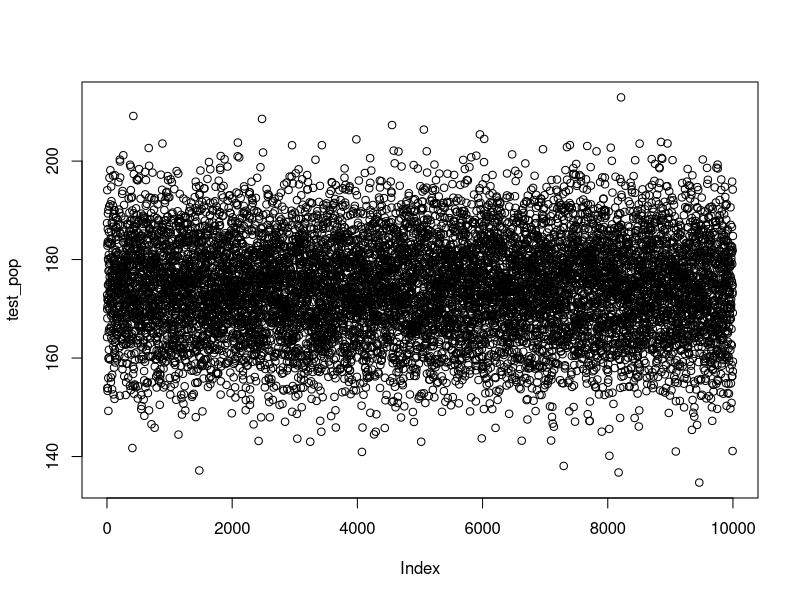
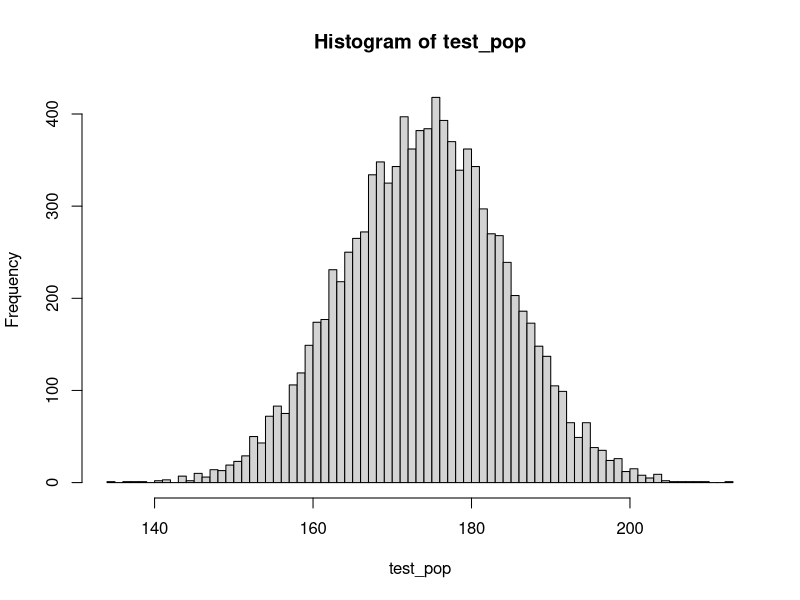
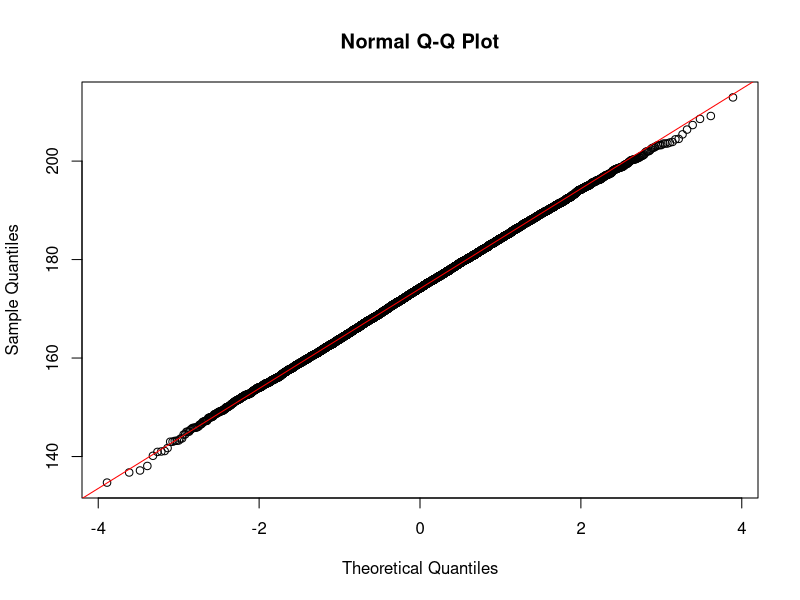

The R source for these figures, in order:
## ---- chunk 1
test_pop <- rnorm(n=10000,mean=174,sd=10)
plot(test_pop)
## ---- chunk 2
hist(test_pop,breaks=100)
## ---- chunk 3
qqnorm(test_pop)
qqline(test_pop,col="red")
